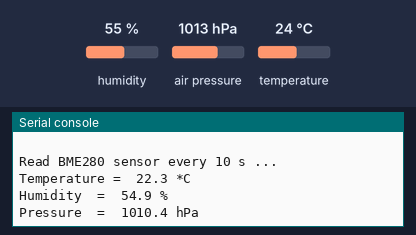
Recording of a program running on a simulated ESP32 board running MicroPython. Shown: the last lines printed to the serial console. The inputs (shaded band) are chosen by the test bench; at power-on: humidity 55 %, air pressure 1013 hPa, temperature 24 °C. Library files of the repository ran but are not shown: bme280.py.

Above: at 1.2 s.
1.3 s: humidity set to 22 %
At 10.5 s:
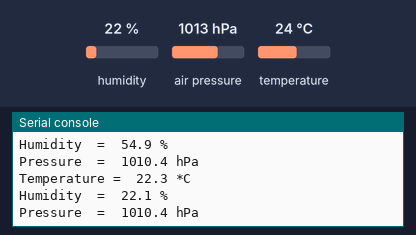
11.3 s: air pressure set to 952 hPa
At 21.0 s:
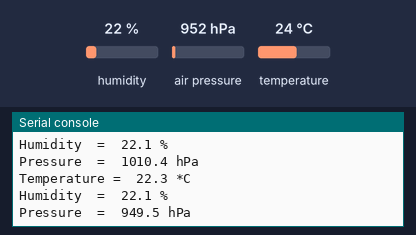
21.3 s: temperature set to 12 °C
At 30.7 s:
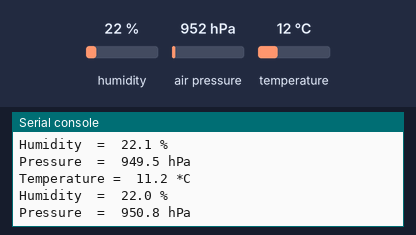
Timing chart, 0 to 32.2 s (numbered marks = the images above; inputs shaded):
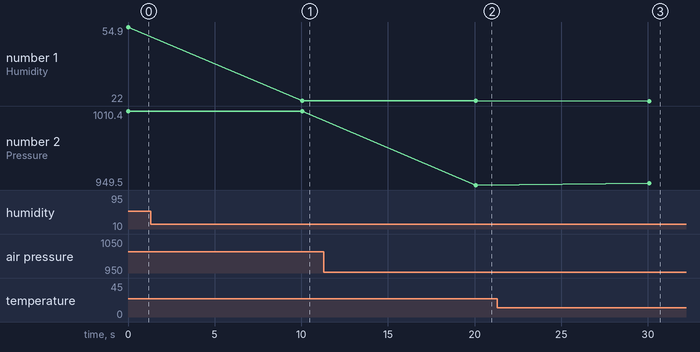

The program:

ESP32_bme280_test.py
```python
from machine import Pin,I2C
import time, bme280

addrBME280  = 0x76

i2c = I2C(scl=Pin(22), sda=Pin(21), freq=100000) # ESP32 DevKit

bme = bme280.BME280(i2c=i2c,address=addrBME280)

print("\nRead BME280 sensor every 10 s ...")

while True:
  #print(bme.values)
  temp,pa,hum = bme.values
  print("Temperature = ", temp)
  print("Humidity\t= ", hum)
  print("Pressure\t= ", pa)
  time.sleep(10)
```

Measured:
- after the input at 1.3 s, the serial console: prints a new line after 8.7 s (image 1)
- after the input at 11.3 s, the serial console: prints a new line after 8.8 s (image 2)
- after the input at 21.3 s, the serial console: prints a new line after 8.8 s (image 3)
- plotted number 1: 54.9 → 22.1 after the input at 1.3 s, 22.1 → 22 after the input at 21.3 s
- plotted number 2: 1010.4 → 949.5 after the input at 11.3 s, 949.5 → 950.8 after the input at 21.3 s
